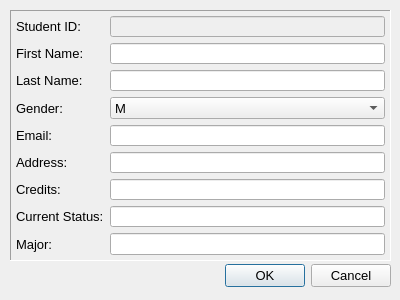
<?xml version="1.0" encoding="UTF-8"?>
<ui version="4.0">
 <class>StudentsDialog</class>
 <widget class="QDialog" name="StudentsDialog">
  <property name="geometry">
   <rect>
    <x>0</x>
    <y>0</y>
    <width>400</width>
    <height>300</height>
   </rect>
  </property>
  <property name="windowTitle">
   <string>Students Dialog</string>
  </property>
  <widget class="QDialogButtonBox" name="buttonBox">
   <property name="geometry">
    <rect>
     <x>10</x>
     <y>260</y>
     <width>381</width>
     <height>31</height>
    </rect>
   </property>
   <property name="font">
    <font>
     <family>Arial</family>
     <pointsize>10</pointsize>
     <underline>false</underline>
     <strikeout>false</strikeout>
     <kerning>true</kerning>
    </font>
   </property>
   <property name="orientation">
    <enum>Qt::Horizontal</enum>
   </property>
   <property name="standardButtons">
    <set>QDialogButtonBox::Cancel|QDialogButtonBox::Ok</set>
   </property>
  </widget>
  <widget class="QWidget" name="formLayoutWidget_2">
   <property name="geometry">
    <rect>
     <x>10</x>
     <y>10</y>
     <width>381</width>
     <height>251</height>
    </rect>
   </property>
   <layout class="QFormLayout" name="formLayout_DialogExpenses">
    <property name="leftMargin">
     <number>6</number>
    </property>
    <property name="topMargin">
     <number>6</number>
    </property>
    <property name="rightMargin">
     <number>6</number>
    </property>
    <property name="bottomMargin">
     <number>6</number>
    </property>
    <item row="0" column="0">
     <widget class="QLabel" name="lblStudentID">
      <property name="font">
       <font>
        <family>Arial</family>
        <pointsize>10</pointsize>
       </font>
      </property>
      <property name="text">
       <string>Student ID: </string>
      </property>
     </widget>
    </item>
    <item row="0" column="1">
     <widget class="QLineEdit" name="txtStudentID">
      <property name="enabled">
       <bool>false</bool>
      </property>
      <property name="font">
       <font>
        <family>Arial</family>
        <pointsize>10</pointsize>
       </font>
      </property>
     </widget>
    </item>
    <item row="1" column="0">
     <widget class="QLabel" name="lblFirstName">
      <property name="font">
       <font>
        <family>Arial</family>
        <pointsize>10</pointsize>
       </font>
      </property>
      <property name="text">
       <string>First Name:</string>
      </property>
     </widget>
    </item>
    <item row="1" column="1">
     <widget class="QLineEdit" name="txtFirstName">
      <property name="font">
       <font>
        <family>Arial</family>
        <pointsize>10</pointsize>
       </font>
      </property>
     </widget>
    </item>
    <item row="2" column="0">
     <widget class="QLabel" name="lblLastName">
      <property name="font">
       <font>
        <family>Arial</family>
        <pointsize>10</pointsize>
       </font>
      </property>
      <property name="text">
       <string>Last Name:</string>
      </property>
     </widget>
    </item>
    <item row="2" column="1">
     <widget class="QLineEdit" name="txtLastName">
      <property name="font">
       <font>
        <family>Arial</family>
        <pointsize>10</pointsize>
       </font>
      </property>
     </widget>
    </item>
    <item row="3" column="0">
     <widget class="QLabel" name="lblGender">
      <property name="font">
       <font>
        <family>Arial</family>
        <pointsize>10</pointsize>
       </font>
      </property>
      <property name="text">
       <string>Gender:</string>
      </property>
     </widget>
    </item>
    <item row="3" column="1">
     <widget class="QComboBox" name="cmbGender">
      <property name="font">
       <font>
        <family>Arial</family>
        <pointsize>10</pointsize>
       </font>
      </property>
      <item>
       <property name="text">
        <string>M</string>
       </property>
      </item>
      <item>
       <property name="text">
        <string>F</string>
       </property>
      </item>
      <item>
       <property name="text">
        <string>O</string>
       </property>
      </item>
     </widget>
    </item>
    <item row="4" column="0">
     <widget class="QLabel" name="lblGender_2">
      <property name="font">
       <font>
        <family>Arial</family>
        <pointsize>10</pointsize>
       </font>
      </property>
      <property name="text">
       <string>Email:</string>
      </property>
     </widget>
    </item>
    <item row="5" column="0">
     <widget class="QLabel" name="lblGender_3">
      <property name="font">
       <font>
        <family>Arial</family>
        <pointsize>10</pointsize>
       </font>
      </property>
      <property name="text">
       <string>Address:</string>
      </property>
     </widget>
    </item>
    <item row="6" column="0">
     <widget class="QLabel" name="lblGender_4">
      <property name="font">
       <font>
        <family>Arial</family>
        <pointsize>10</pointsize>
       </font>
      </property>
      <property name="text">
       <string>Credits:</string>
      </property>
     </widget>
    </item>
    <item row="7" column="0">
     <widget class="QLabel" name="lblGender_5">
      <property name="font">
       <font>
        <family>Arial</family>
        <pointsize>10</pointsize>
       </font>
      </property>
      <property name="text">
       <string>Current Status:</string>
      </property>
     </widget>
    </item>
    <item row="8" column="0">
     <widget class="QLabel" name="lblGender_6">
      <property name="font">
       <font>
        <family>Arial</family>
        <pointsize>10</pointsize>
       </font>
      </property>
      <property name="text">
       <string>Major:</string>
      </property>
     </widget>
    </item>
    <item row="4" column="1">
     <widget class="QLineEdit" name="txtEmail">
      <property name="font">
       <font>
        <family>Arial</family>
        <pointsize>10</pointsize>
       </font>
      </property>
     </widget>
    </item>
    <item row="5" column="1">
     <widget class="QLineEdit" name="txtAddress">
      <property name="font">
       <font>
        <family>Arial</family>
        <pointsize>10</pointsize>
       </font>
      </property>
     </widget>
    </item>
    <item row="6" column="1">
     <widget class="QLineEdit" name="txtCredits">
      <property name="font">
       <font>
        <family>Arial</family>
        <pointsize>10</pointsize>
       </font>
      </property>
     </widget>
    </item>
    <item row="7" column="1">
     <widget class="QLineEdit" name="txtCurrentStatus">
      <property name="font">
       <font>
        <family>Arial</family>
        <pointsize>10</pointsize>
       </font>
      </property>
     </widget>
    </item>
    <item row="8" column="1">
     <widget class="QLineEdit" name="txtMajor">
      <property name="font">
       <font>
        <family>Arial</family>
        <pointsize>10</pointsize>
       </font>
      </property>
     </widget>
    </item>
   </layout>
  </widget>
  <widget class="QFrame" name="frame">
   <property name="geometry">
    <rect>
     <x>10</x>
     <y>10</y>
     <width>381</width>
     <height>251</height>
    </rect>
   </property>
   <property name="frameShape">
    <enum>QFrame::Panel</enum>
   </property>
   <property name="frameShadow">
    <enum>QFrame::Sunken</enum>
   </property>
   <property name="lineWidth">
    <number>1</number>
   </property>
  </widget>
  <zorder>frame</zorder>
  <zorder>buttonBox</zorder>
  <zorder>formLayoutWidget_2</zorder>
 </widget>
 <resources/>
 <connections>
  <connection>
   <sender>buttonBox</sender>
   <signal>accepted()</signal>
   <receiver>StudentsDialog</receiver>
   <slot>accept()</slot>
   <hints>
    <hint type="sourcelabel">
     <x>248</x>
     <y>254</y>
    </hint>
    <hint type="destinationlabel">
     <x>157</x>
     <y>274</y>
    </hint>
   </hints>
  </connection>
  <connection>
   <sender>buttonBox</sender>
   <signal>rejected()</signal>
   <receiver>StudentsDialog</receiver>
   <slot>reject()</slot>
   <hints>
    <hint type="sourcelabel">
     <x>316</x>
     <y>260</y>
    </hint>
    <hint type="destinationlabel">
     <x>286</x>
     <y>274</y>
    </hint>
   </hints>
  </connection>
 </connections>
</ui>
